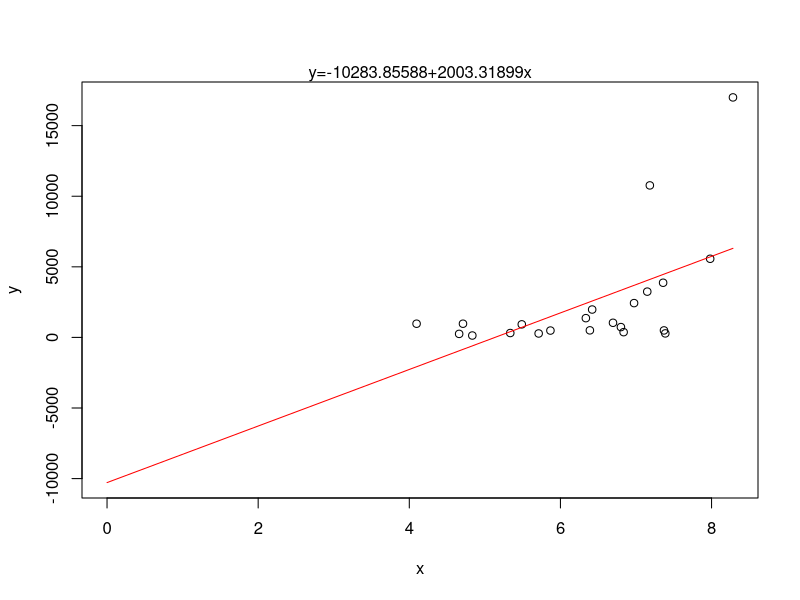
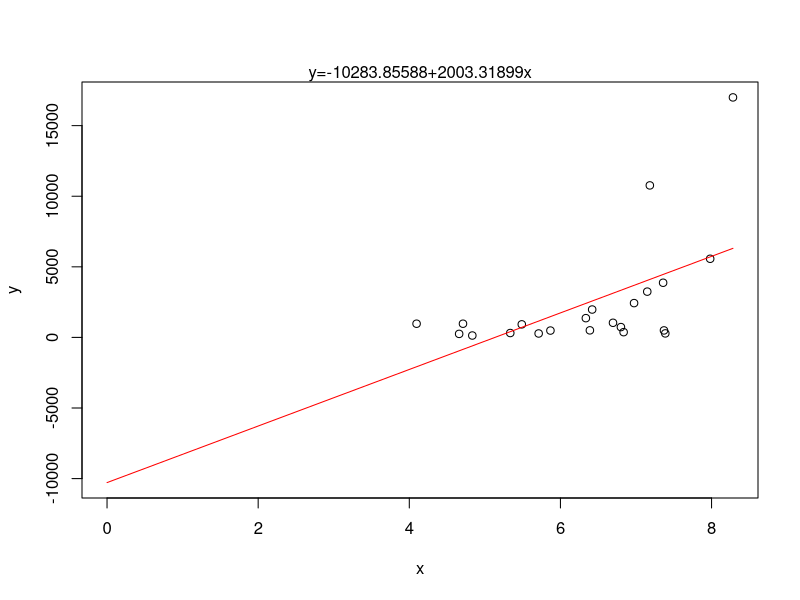
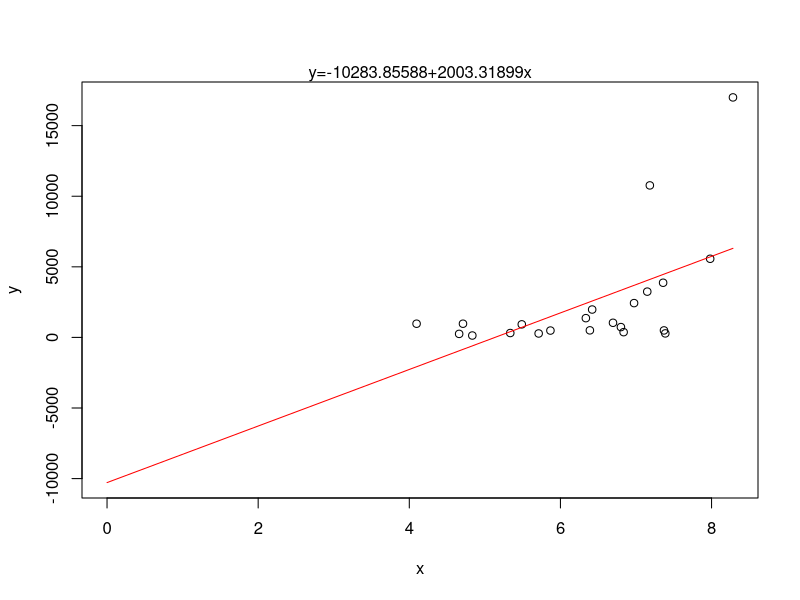
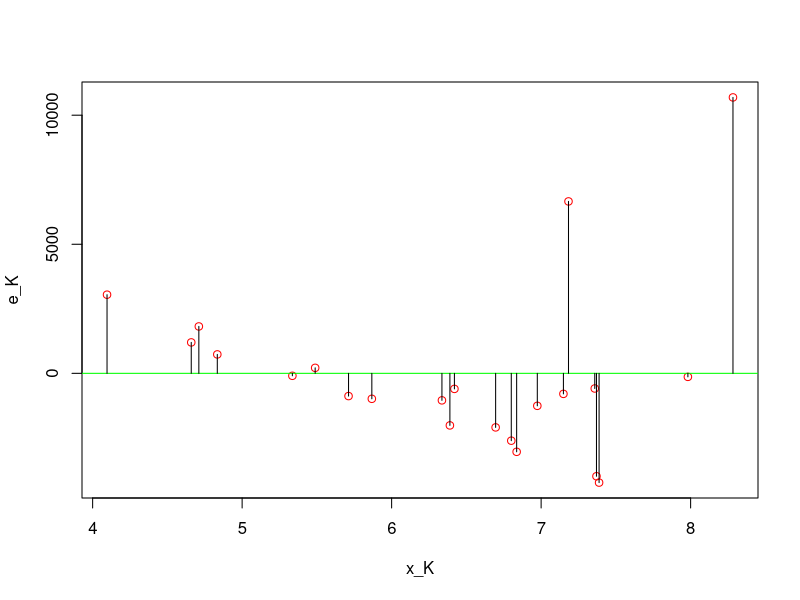
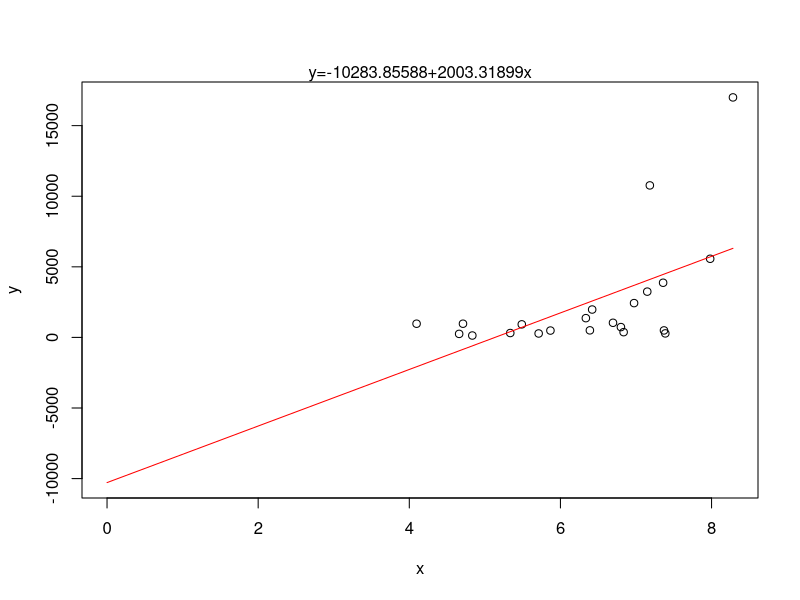
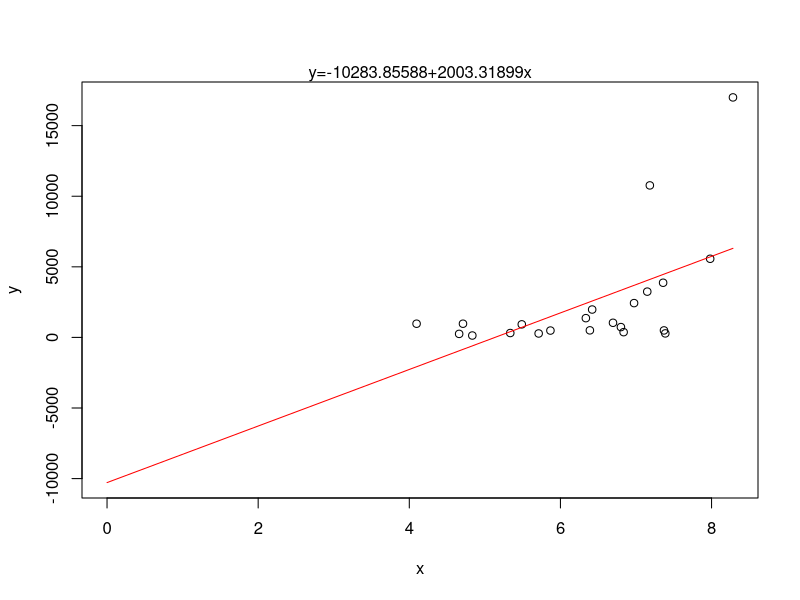
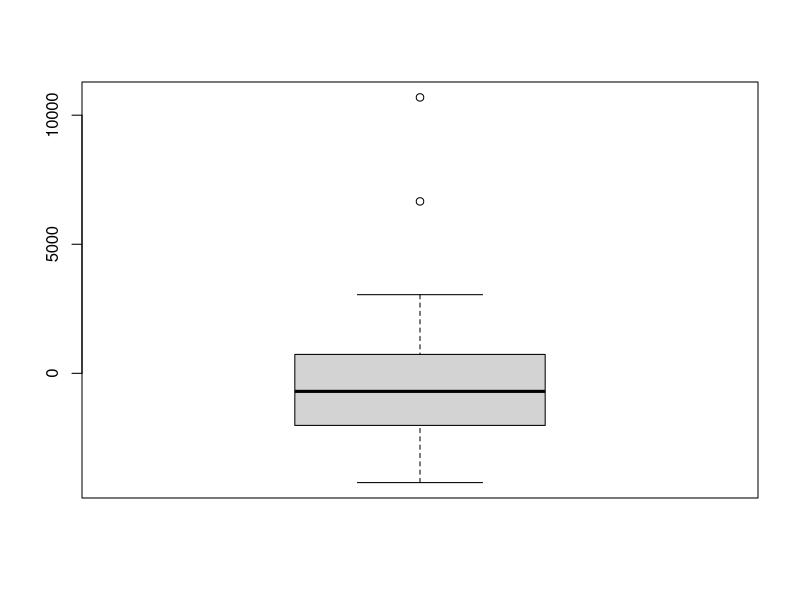
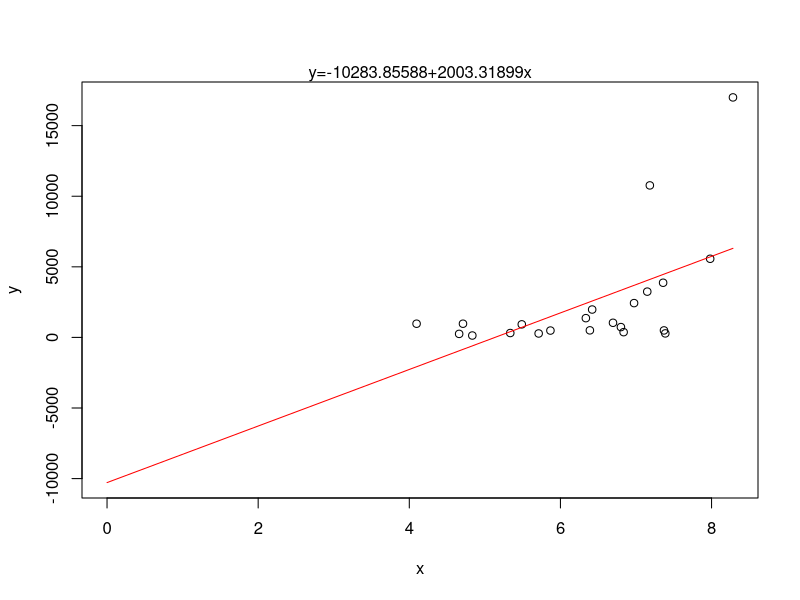

These charts were generated, in order, by the following R code:
## ---- chunk 1
K=read.table(file='kittiwak.txt',header=TRUE)
P=read.table(file='physical.txt',header=TRUE)

rls <- function(x,y){
  graphics.off()
  mx=mean(x)
  my=mean(y)
  b1=sum((x-mx)*(y-my))/sum((x-mx)^2)
  b0=my-b1*mx
  if (b1<0){
    plot(x,y, xlim=c(min(0,x),max(x)),ylim=c(min(y),ceiling(max(y,b0))))
    mtext(paste0('y=',round(b0,6),round(b1,6),'x'), side = 3)}
  else{
    plot(x,y, xlim=c(min(0,x),max(x)),ylim=c(min(floor(b0),y),ceiling(max(y))))
    mtext(paste0('y=',round(b0,6),'+',round(b1,6),'x'), side = 3)}
  curve(b0+b1*x,add=TRUE,col='red')
  return(c(b0,b1))} #y=b0+b1x

rls_est <- function(x,y,x0){
  b0=rls(x,y)[1]
  b1=rls(x,y)[2]
  graphics.off()
  y_est=b0+b1*x0
  plot(x,y)
  points(x0,y_est,col='red')
  abline(h=y_est,v=x0,col='blue')
  curve(b0+b1*x,add=TRUE,col='red')
  return(y_est)
}

rls_var <- function(x,y){
  b0=rls(x,y)[1]
  b1=rls(x,y)[2]
  graphics.off()
  n=length(x)
  e2=sum((y-(b1*x+b0))^2)
  return(c(e2/n,e2/(n-2))) 
} #Sesgado (est. de max. veros.) e insesgado (var. res.)

rls_ci <- function(x,y,ci){
  n=length(x)
  S2X = var(x)
  S2R = rls_var(x,y)[2] #Usando la varianza residual insesgada
  if (n>=30)
    q=qnorm((1-ci)/2,lower.tail = 0)
  else
    q=qt((1-ci)/2,df=n-2,lower.tail = 0)
  b0_est=rls(x,y)[1]
  b1_est=rls(x,y)[2]
  graphics.off()
  l_b1=b1_est-q*sqrt(S2R/((n-1)*S2X))
  u_b1=b1_est+q*sqrt(S2R/((n-1)*S2X))
  
  mx=mean(x)
  l_b0=b0_est-q*sqrt(S2R*(1/n+mx^2/((n-1)*S2R)))
  u_b0=b0_est+q*sqrt(S2R*(1/n+mx^2/((n-1)*S2R)))
  return(list('b0'=c(l_b0,u_b0),'b1'=c(l_b1,u_b1)))
}

rls_icp <- function(x,y,ci,x0){
  n=length(x)
  S2X = var(x)
  S2R = rls_var(x,y)[2] #Usando la varianza residual insesgada
  if (n>=30)
    q=qnorm((1-ci)/2,lower.tail = 0)
  else
    q=qt((1-ci)/2,df=n-2,lower.tail = 0)
  graphics.off()
  icp=c(q*sqrt(S2R*(1+1/n+((x0-mean(x))^2/((n-1)*S2R)))))
  return('intervalo'=icp)
}

rls_err <- function(x,y){
  b0=rls(x,y)[1]
  b1=rls(x,y)[2]
  graphics.off()
  e=y-(b1*x+b0)
  return(e)
}

rls_cd <- function(x,y){
  b0=rls(x,y)[1]
  b1=rls(x,y)[2]
  graphics.off()
  y_est=b1*x+b0
  SCE=sum((y-y_est)^2)
  STCC=sum((y-mean(y))^2)
  R2=1-SCE/STCC
  return(R2)
}


## ---- chunk 2
x_K=log(K$Area)
y_K=K$Population
rls(x_K,y_K)
model <- lm(y_K~x_K)
## ---- chunk 3
e_K=rls_err(x_K,y_K)
sprintf("Valor promedio del residuo: %s", mean(abs(e_K)))
plot(x_K,e_K,col='red')  #Scatterplot de la distribución del error
abline(h=0,col='green')
segments(x_K,0,x_K,e_K)  
## ---- chunk 4
boxplot(rls_err(x_K,y_K)) #Boxplot de la distribución del error
## ---- chunk 5
sprintf("Varianza de la variable independiente: %s", rls_var(x_K,y_K)[1])
sprintf("Coeficiente de determinación: %s", rls_cd(x_K,y_K))
sprintf("Varianza residual: %s", rls_var(x_K,y_K)[2])
graphics.off()
## ---- chunk 6
#
x_icp <- seq(1, 100, length = 10)
y_icp <- c()
for(x_value in x_icp){
  y_icp <- c(y_icp, rls_icp(x_K, y_K, 0.95, x_value))
}
plot(x_icp, y_icp)
mean(x_K)
## ---- chunk 7
x_k=log(K$Area[K$Population<=10000])
y_k=K$Population[K$Population<=10000]
mx=mean(x_k)
my=mean(y_k)
b1=sum((x_k-mx)*(y_k-my))/sum((x_k-mx)^2)
b0=my-b1*mx
plot(x_K,y_K, xlim=c(min(0,x_K),max(x_K)),ylim=c(min(floor(b0),y_K),ceiling(max(y_K))))
mtext(paste0('y=',round(b0,6),'+',round(b1,6),'x'), side = 3)
curve(b0+b1*x,add=TRUE,col='red')
## ---- chunk 8
sprintf("Coeficiente de determinación: %s", rls_cd(x_k,y_k))
n=length(x_K)
e2=sum((y_K-(b1*x_K+b0))^2)
sprintf("Varianza residual: %s", e2/(n-2))
b0=rls(x_k,y_k)[1]
b1=rls(x_k,y_k)[2]
e_k=y_K-(b1*x_K+b0)
sprintf("Valor promedio del residuo: %s", mean(abs(e_k)))
graphics.off()
plot(x_K,e_k,col='red')  #Scatterplot de la distribución del error
abline(h=0,col='green')
segments(x_K,0,x_K,e_k)  
## ---- chunk 9
y_2 = P$Mass
info_2 = lm(y_2~P$Fore+P$Bicep+P$Chest+P$Neck+P$Shoulder+P$Waist+P$Height+P$Calf+P$Thigh+P$Head)
print(info_2$coefficients)
## ---- chunk 10
plot(y_2,info_2$residuals,col='red')  #Scatterplot de la distribución del error
abline(h=0,col='green')
segments(y_2,0,y_2,info_2$residual) 
## ---- chunk 11
y_2_2 = (P$Mass)^(1/3)
info_2_2 = lm(y_2_2~P$Fore+P$Bicep+P$Chest+P$Neck+P$Shoulder+P$Waist+P$Height+P$Calf+P$Thigh+P$Head)
plot(y_2_2,info_2_2$residuals,col='red')  #Scatterplot de la distribución del error
abline(h=0,col='green')
segments(y_2_2,0,y_2_2,info_2_2$residual)
## ---- chunk 12
#plot(y_2,info_2_2$residuals,col='red')  #Scatterplot de la distribución del error
#abline(h=0,col='green')
#segments(y_2,0,y_2,info_2_2$residual)
## ---- chunk 13
boxplot(info_2$residuals)
## ---- chunk 14
boxplot(info_2_2$residuals)
